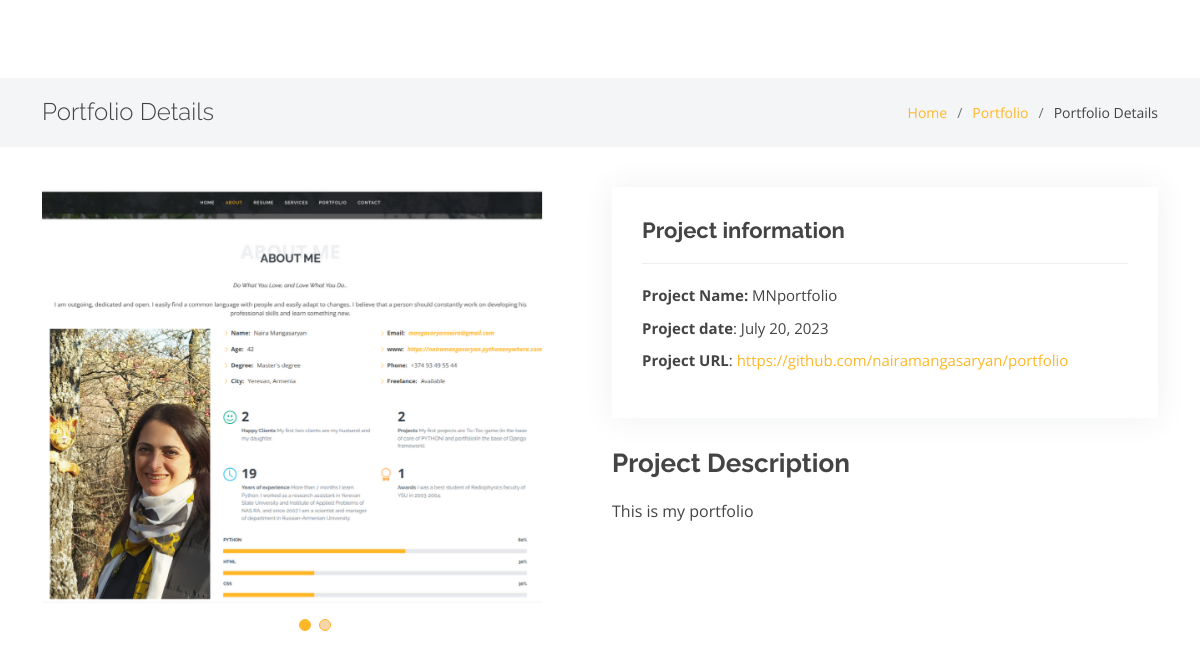
The app's page /portfolio_details/2 with its own data.
### resume/models.py (models this page shows, shortened)
class PortfolioProject(models.Model):
    project_name = models.CharField(max_length=20)
    project_description = models.TextField(max_length=600)
    project_url = models.URLField(validators=[URLValidator])
    project_date = models.DateField(blank=True, null=True)
    project_image1 = models.ImageField(
        upload_to="Media", default=None, null=True, blank=True)
    project_image2 = models.ImageField(
        upload_to="Media", default=None, null=True, blank=True)
    project_image3 = models.ImageField(
        upload_to="Media", default=None, null=True, blank=True)
    created_on = models.DateTimeField(auto_now=True)

### resume/views.py (the view)
def portfolio_project(request, pk):
    project = get_object_or_404(PortfolioProject, id=pk)
    return render(request, "portfolio_details.html", context={"project": project})

### resume/templates/portfolio_details.html (shortened to what this page needs)
{% extends "base.html" %}
{%load static %}
{% block blockcontent %}
<main id="main">
  <section class="breadcrumbs">
    <div class="container">
      <div class="d-flex justify-content-between align-items-center">
        <h2>Portfolio Details</h2>
        <ol>
          <li><a href="/">Home</a></li>
          <li><a href="/#portfolio">Portfolio</a></li>
          <li>Portfolio Details</li>
        </ol>
      </div>
    </div>
  </section>
  <section id="portfolio-details" class="portfolio-details">
    <div class="container">
      <div class="row gy-4">
        <div class="col-lg-6">
          <div class="portfolio-details-slider swiper">
            <div class="swiper-wrapper align-items-center">
              <div class="swiper-slide">
                <img src="{{project.project_image1.url}}" alt="">
              </div>
            </div>
            <div class=" swiper-pagination">
            </div>
          </div>
        </div>
        <div class="col-lg-6">
          <div class="portfolio-info">
            <h3>Project information</h3>
            <ul>
              <li><strong>Project Name:</strong> {{project.project_name}}</li>
              <li><strong>Project date</strong>: {{project.project_date}}</li>
              <li><strong>Project URL</strong>: <a href="{{project.project_url}}" target="blank">
                  {{project.project_url}}</i></a>
              </li>
            </ul>
          </div>
          <div class="portfolio-description">
            <h2>Project Description</h2>
            <p>
              {{project.project_description}}
            </p>
          </div>
        </div>
      </div>
    </div>
  </section>
</main>
{%endblock%}

### resume/static/assets/css/style.css (style rules this page uses)
body { font-family: "Open Sans", sans-serif; color: #444444; }
a { color: #ffb727; text-decoration: none; }
h1, h2, h3, h4, h5, h6 { font-family: "Raleway", sans-serif; }
section { padding: 60px 0; }
.breadcrumbs { padding: 20px 0; background-color: #f4f5f6; min-height: 40px; margin-top: 78px; }
.breadcrumbs h2 { font-size: 24px; font-weight: 300; margin: 0; }
.breadcrumbs ol { display: flex; flex-wrap: wrap; list-style: none; padding: 0; margin: 0; font-size: 14px; }
.breadcrumbs ol li+li { padding-left: 10px; }
.breadcrumbs ol li+li::before { display: inline-block; padding-right: 10px; color: #6c757d; content: "/"; }
.portfolio-details { padding-top: 40px; }
.portfolio-details .portfolio-details-slider img { width: 500px; }
.portfolio-details .portfolio-details-slider .swiper-pagination { margin-top: 20px; position: relative; }
.portfolio-details .portfolio-info { padding: 30px; box-shadow: 0px 0 30px rgba(59, 67, 74, 0.08); }
.portfolio-details .portfolio-info h3 { font-size: 22px; font-weight: 700; margin-bottom: 20px; padding-bottom: 20px; border-bottom: 1px solid #eee; }
.portfolio-details .portfolio-info ul { list-style: none; padding: 0; font-size: 15px; }
.portfolio-details .portfolio-info ul li+li { margin-top: 10px; }
.portfolio-details .portfolio-description { padding-top: 30px; }
.portfolio-details .portfolio-description h2 { font-size: 26px; font-weight: 700; margin-bottom: 20px; }
.portfolio-details .portfolio-description p { padding: 0; }

### records on screen
PortfolioProject: project_image1 (picture), project_name "MNportfolio", project_date "July 20, 2023", project_url "https://github.com/nairamangasaryan/portfolio", project_description "This is my portfolio"
